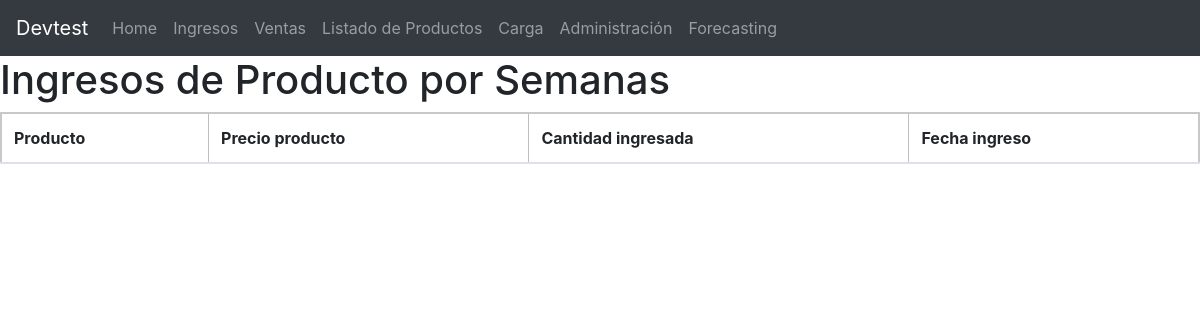
Before: /ingresos with the older database file.
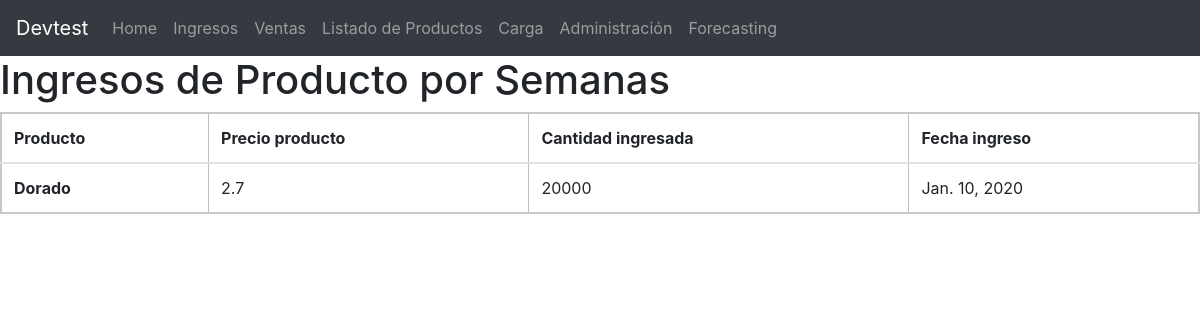
After: the same page with the newer database file.
### cr/models.py (models this page shows, shortened)
class IngresoProds(models.Model):
    producto = models.ForeignKey(CatalogoProds, on_delete=models.CASCADE)
    cantidad_ingresada = models.IntegerField()
    fecha_ingreso = models.DateField()
    class Meta:
        verbose_name = "Ingreso"
        verbose_name_plural = "Ingresos"

class CatalogoProds(models.Model):
    nombre_producto = models.CharField(max_length=127)
    pais_producto = models.CharField(max_length=127)
    tipo_producto = models.CharField(max_length=127)
    precio_unidad = models.FloatField()
    created_at = models.DateTimeField(auto_now_add=True)
    class Meta:
        verbose_name = "Producto"
        verbose_name_plural = "Productos"

### cr/views.py (the view)
# urls.py: re_path('ingresos', IngresosListView.as_view(), name='listado_ingresos'),
class IngresosListView(ListView):
    model = IngresoProds

### cr/templates/cr/ingresoprods_list.html (shortened to what this page needs)
{% extends "navbar.html"%}
{% block content %}
<h1>Ingresos de Producto por Semanas</h1>
<table class="table table-hover">
    <thead>
        <tr>
            <th scope="col">Producto</th>
            <th scope="col">Precio producto</th>
            <th scope="col">Cantidad ingresada</th>
            <th scope="col">Fecha ingreso</th>
        </tr>
    </thead>
{% for ingreso in object_list %}
<tr>
   <td><strong>{{ ingreso.producto.nombre_producto }}</strong></td>
    <td>{{ ingreso.producto.precio_unidad }}</td>
        <td>{{ ingreso.cantidad_ingresada}}</td>
  <td>{{ ingreso.fecha_ingreso}}</td>
</tr>
{% endfor %}
</table>
{% endblock %}

Changed rows visible on the page:
added IngresoProds: producto.nombre_producto "Dorado", producto.precio_unidad "2.7", cantidad_ingresada "20000", fecha_ingreso "Jan. 10, 2020"
